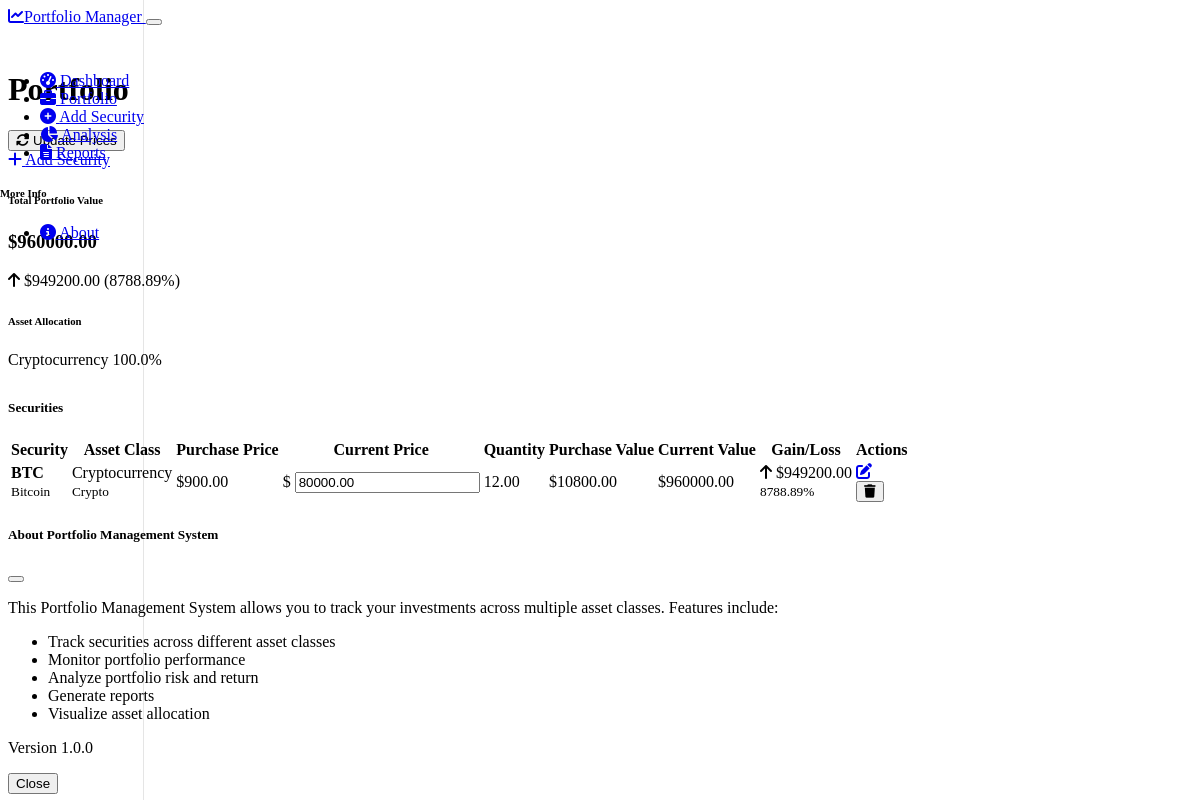
The app's page /portfolio with its own data.
### models.py (models this page shows, shortened)
class Security(db.Model):
    id = db.Column(db.Integer, primary_key=True)
    ticker = db.Column(db.String(10), nullable=False)
    name = db.Column(db.String(100), nullable=False)
    asset_class = db.Column(db.String(50), nullable=False)
    purchase_price = db.Column(db.Float, nullable=False)
    current_price = db.Column(db.Float, nullable=False)
    quantity = db.Column(db.Float, nullable=False)
    purchase_date = db.Column(db.Date, nullable=False)
    sector = db.Column(db.String(50))
    country = db.Column(db.String(50))
    currency = db.Column(db.String(3), default="USD")
    notes = db.Column(db.Text)
    created_at = db.Column(db.DateTime, default=datetime.utcnow)
    updated_at = db.Column(db.DateTime, default=datetime.utcnow, onupdate=datetime.utcnow)
    @property
    def purchase_value(self):
        return self.purchase_price * self.quantity
    @property
    def current_value(self):
        return self.current_price * self.quantity
    @property
    def gain_loss(self):
        return self.current_value - self.purchase_value
    @property
    def gain_loss_percentage(self):
        if self.purchase_value == 0:
            return 0
        return (self.gain_loss / self.purchase_value) * 100

### routes.py (the view)
@app.route('/portfolio')
def portfolio():
    securities = Security.query.all()
    summary = PortfolioManager.get_portfolio_summary()
    return render_template('portfolio.html', securities=securities, summary=summary)

### templates/portfolio.html (shortened to what this page needs)
{% extends "layout.html" %}
{% block content %}
<div class="d-flex justify-content-between flex-wrap flex-md-nowrap align-items-center pt-3 pb-2 mb-3 border-bottom">
    <h1 class="h2">Portfolio</h1>
    <div class="btn-toolbar mb-2 mb-md-0">
        <div class="btn-group me-2">
            <button type="button" id="updatePricesBtn" class="btn btn-sm btn-outline-secondary">
                <i class="fas fa-sync-alt me-1"></i> Update Prices
            </button>
        </div>
        <a href="{{ url_for('add_security') }}" class="btn btn-sm btn-primary">
            <i class="fas fa-plus me-1"></i> Add Security
        </a>
    </div>
</div>
<div class="row mb-4">
    <div class="col-md-3 mb-3">
        <div class="card border-0 shadow h-100">
            <div class="card-body">
                <h6 class="card-subtitle mb-2 text-muted">Total Portfolio Value</h6>
                <h3 class="card-title">${{ "%.2f"|format(summary.total_value) }}</h3>
                <p class="card-text">
                    <span class="{% if summary.total_gain_loss >= 0 %}positive{% else %}negative{% endif %}">
                        <i class="fas {% if summary.total_gain_loss >= 0 %}fa-arrow-up{% else %}fa-arrow-down{% endif %} me-1"></i>
                        ${{ "%.2f"|format(summary.total_gain_loss) }}
                        ({{ "%.2f"|format(summary.total_gain_loss_pct) }}%)
                    </span>
                </p>
            </div>
        </div>
    </div>
    <div class="col-md-9 mb-3">
        <div class="card border-0 shadow h-100">
            <div class="card-body">
                <h6 class="card-subtitle mb-3 text-muted">Asset Allocation</h6>
                <div class="row">
                    {% for asset_class, percentage in summary.asset_allocation.items() %}
                        <div class="col-lg-3 col-md-4 col-6 mb-3">
                            <div class="d-flex justify-content-between mb-1">
                                <span>{{ asset_class }}</span>
                                <span>{{ "%.1f"|format(percentage) }}%</span>
                            </div>
                            <div class="progress" style="height: 8px;">
                            </div>
                        </div>
                    {% else %}
                        <div class="col-12">
                            <p class="text-muted">No assets in portfolio yet.</p>
                        </div>
                    {% endfor %}
                </div>
            </div>
        </div>
    </div>
</div>
<div class="card border-0 shadow mb-4">
    <div class="card-header bg-transparent border-0">
        <h5 class="mb-0">Securities</h5>
    </div>
    <div class="card-body p-0">
        <div class="table-responsive">
            <table class="table table-hover mb-0">
                <thead class="table-dark">
                    <tr>
                        <th>Security</th>
                        <th>Asset Class</th>
                        <th>Purchase Price</th>
                        <th>Current Price</th>
                        <th>Quantity</th>
                        <th>Purchase Value</th>
                        <th>Current Value</th>
                        <th>Gain/Loss</th>
                        <th>Actions</th>
                    </tr>
                </thead>
                <tbody>
                    {% for security in securities %}
                        <tr class="security-row" data-id="{{ security.id }}">
                            <td>
                                <strong>{{ security.ticker }}</strong><br>
                                <small class="text-muted">{{ security.name }}</small>
                            </td>
                            <td>
                                <span class="badge asset-{{ security.asset_class|replace(' ', '-') }}">{{ security.asset_class }}</span>
                                {% if security.sector %}
                                    <br><small class="text-muted">{{ security.sector }}</small>
                                {% endif %}
                            </td>
                            <td>${{ "%.2f"|format(security.purchase_price) }}</td>
                            <td>
                                <div class="input-group input-group-sm">
                                    <span class="input-group-text">$</span>
                                    <input type="number" class="form-control form-control-sm current-price-input"
                                           value="{{ "%.2f"|format(security.current_price) }}"
                                           step="0.01" min="0">
                                </div>
                            </td>
                            <td>{{ "%.2f"|format(security.quantity) }}</td>
                            <td>${{ "%.2f"|format(security.purchase_value) }}</td>
                            <td>${{ "%.2f"|format(security.current_value) }}</td>
                            <td class="{% if security.gain_loss >= 0 %}positive{% else %}negative{% endif %}">
                                <i class="fas {% if security.gain_loss >= 0 %}fa-arrow-up{% else %}fa-arrow-down{% endif %} me-1"></i>
                                ${{ "%.2f"|format(security.gain_loss) }}<br>
                                <small>{{ "%.2f"|format(security.gain_loss_percentage) }}%</small>
                            </td>
                            <td>
                                <div class="btn-group">
                                    <a href="{{ url_for('edit_security', security_id=security.id) }}"
                                       class="btn btn-sm btn-outline-secondary"
                                       data-bs-toggle="tooltip" title="Edit Security">
                                        <i class="fas fa-edit"></i>
                                    </a>
                                    <form action="{{ url_for('delete_security', security_id=security.id) }}" method="post" class="d-inline">
                                        <button type="submit" class="btn btn-sm btn-outline-danger delete-security-btn"
                                                data-bs-toggle="tooltip" title="Delete Security">
                                            <i class="fas fa-trash"></i>
                                        </button>
                                    </form>
                                </div>
                            </td>
                        </tr>
                    {% endfor %}
                </tbody>
            </table>
        </div>
    </div>
</div>
{% endblock %}

### static/css/custom.css (style rules this page uses)
.positive { color: var(--bs-success); }
.table-responsive { overflow-x: auto; }
.table th { position: sticky; top: 0; background-color: var(--bs-dark); z-index: 1; }
.asset-Cryptocurrency { background-color: var(--bs-danger); }

### records on screen
Security: asset_class "Cryptocurrency", percentage "100.0", ticker "BTC", name "Bitcoin", sector "Crypto", purchase_price "900.00", current_price "80000.00", quantity "12.00", purchase_value "10800.00", current_value "960000.00", gain_loss "949200.00", gain_loss_percentage "8788.89"

### other values on screen
{{ "%.2f"|format(summary.total_value) }} "960000.00"
{{ "%.2f"|format(summary.total_gain_loss) }} "949200.00"
{{ "%.2f"|format(summary.total_gain_loss_pct) }} "8788.89"
